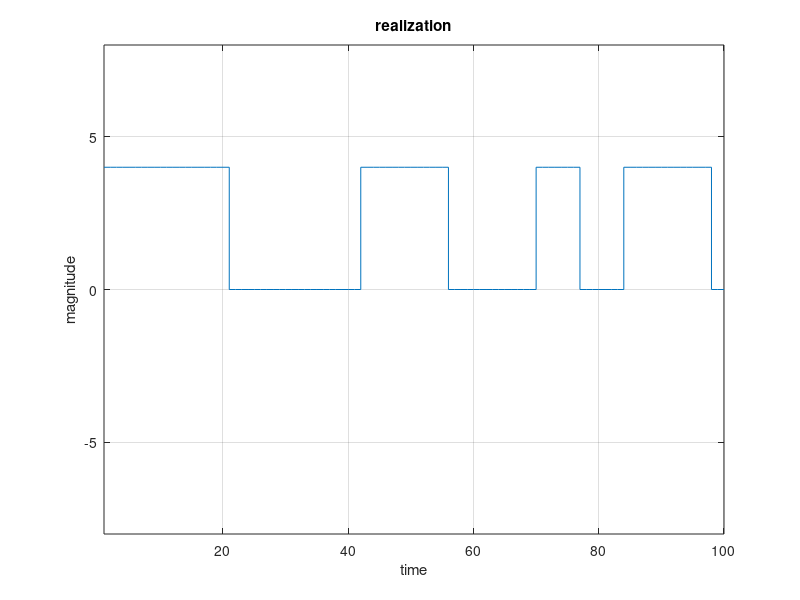
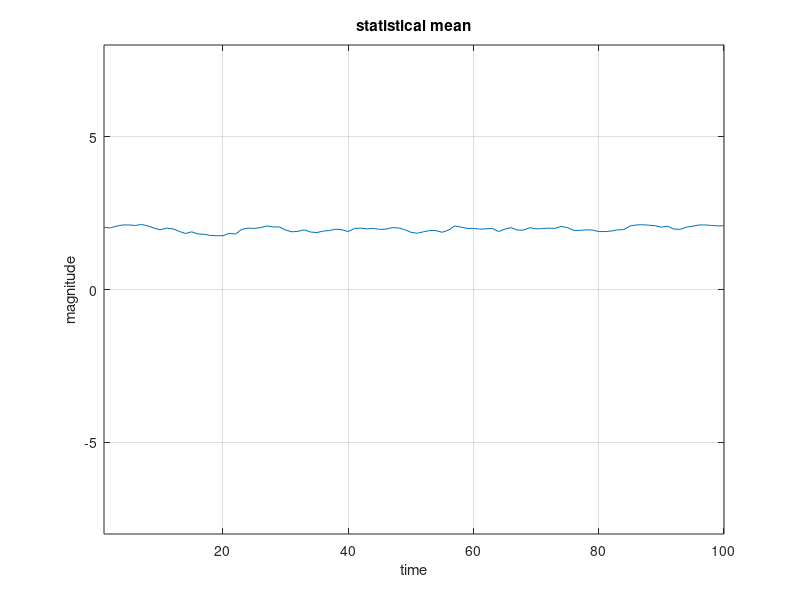
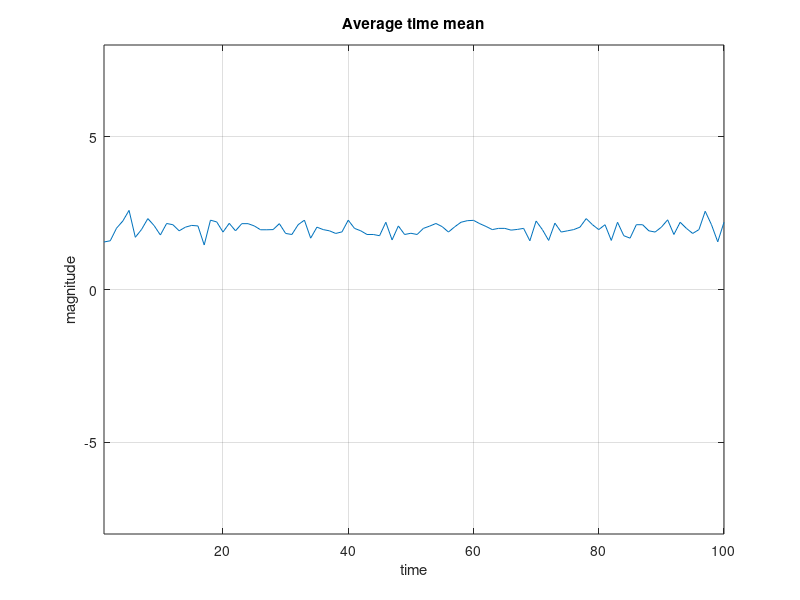
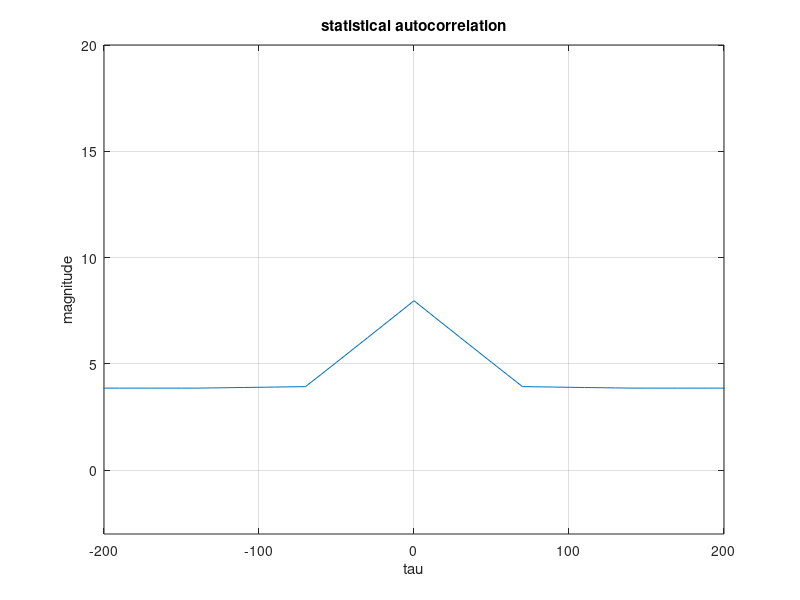

These charts were generated, in order, by the following MATLAB code:
data=randi([0,1],500,101); %create the ensemble data    
A=4; % amplitude to represent one  
data=A*data; % map 1 to 4 and zero to 0
data_1=zeros(500,707);% define the sampling matrix
data_2=zeros(500,707);% define the final data matrix with delay
for i=1:500 
 data_1(i,:)=repelem(data(i,:),1,7); %sampling each element by seven samples
 delay_value=randi([0,6],1,1); % generate random delay
 data_2(i,:)=circshift( data_1(i,:),delay_value); % shift right the matrix to add the delay at the start of each realization
end
data_t=data_2(:, 1:700); %we removed the extra bits where added to generate random delay
data_t=data_t.'; %to make each coloum represent a realization

% plot first realization
time = 1:100;  % Define time variable from 1 to 100
figure(1)
stairs(time,data_t(1:100)); % Plot the data using a stair-step plot (stairs) for the first 100 points of data_t 
axis([1 100 -8 8]) % Set the axis limits for the plot
title('realization');
ylabel('magnitude');
xlabel('time');
grid on

% Statistical mean

data_t = data_t.'; %transpose the matrix to make every row is a realization
statistical_mean=zeros(1,700);
for i=1:500
    statistical_mean=statistical_mean+data_t(i,:);
end
statistical_mean=statistical_mean/500;
figure(2);
plot(time,statistical_mean(1,1:100)); %%plot the stastistical mean
axis([1 100 -8 8]) % Set the axis limits for the plot
title('statistical mean');
ylabel('magnitude');
xlabel('time');
grid on;

% time mean
average_mean=zeros(1,500);
pol_rz_trans=data_t';
for i=1:700
    average_mean=average_mean+pol_rz_trans(i,:);
end
average_mean=average_mean/700;
figure(3);
plot(time,average_mean(1,1:100)); %plots the time average mean over the range of time
axis([1 100 -8 8]) % Set the axis limits for the plot
title('Average time mean');
ylabel('magnitude');
xlabel('time');
grid on;

% statistical autocorrelation
statistical_autocorrelation_matrix= zeros(700,700);%define matrix 700*700
for m = 1:700
for n = m:700
%each column contains the mean of multiplying column m by each column n
statistical_autocorrelation_matrix(m,n-m+1) = mean(data_t(:,m).*data_t(:,n));
end
end
statistical_autocorrelation_matrix = [fliplr(mean(statistical_autocorrelation_matrix)) mean(statistical_autocorrelation_matrix)];%flip the matrix and concatenate , as ACF is even function
statistical_autocorrelation_matrix = cat(2,statistical_autocorrelation_matrix(1,1:699),statistical_autocorrelation_matrix(1,701:1400));%remove statistical_autocorrelation_matrix(0) as it repeated twice
time = -699:699;
figure(4);
plot(time*10,statistical_autocorrelation_matrix);
axis([-200 200 -3 20])  % Set the axis limits for the plot
title('statistical autocorrelation');
ylabel('magnitude');
xlabel('tau');
grid on;

% time autocorrelation
realization_before = zeros(500,700);
new_vect = data_t(1,:);%take the first realization(waveform)
for i=1:500
%we add random bits by getting last bits of realiztions according to value of shifting and put them
%in the beginning of realiztion
realization_before(i,:) = horzcat(new_vect(700-i:700),new_vect(1:700-i-1));
end
time_autocorrelation_matrix_T = zeros(1,501);
for m = 1:500
%each column contains the mean of multiplying first realiztion by
%shifted version of the first realiztion(tau from 1 to 500)
%we take the transpose as mean works on vector columns
time_autocorrelation_matrix_T(1,m) = mean(transpose(realization_before(1,:).*realization_before(m,:)));
end
time_autocorrelation_matrix_T = [fliplr(time_autocorrelation_matrix_T) time_autocorrelation_matrix_T];%flip the matrix and concatenate as ACF is even function
time_autocorrelation_matrix_T = cat(2,time_autocorrelation_matrix_T(1,1:501),time_autocorrelation_matrix_T(1,503:1002));%remove time_autocorrelation_matrix(0) as it repeated twice
time = -500:500;
figure(5);
plot(time*10,time_autocorrelation_matrix_T);%we multiply the time with the sample duration
title('time autocorrelation');
ylabel('magnitude');
xlabel('tau');
axis([-500 500 -20 20])  % Set the axis limits for the plot
grid on;

% calculate bandwidth (use fourier transform)
ft_Rx = fft(statistical_autocorrelation_matrix.');
shift_Rx = fftshift(ft_Rx);
fs = 1399;%lenghth of statistical autocorrelation function
f = fs/2*linspace(-1,1,fs);
figure(6);
plot(f*100/fs,abs(shift_Rx));
title('PSD');
ylabel('magnitude');
xlabel('frequency');
axis([-100 100 0 40]) % Set the axis limits for the plot
grid on;
